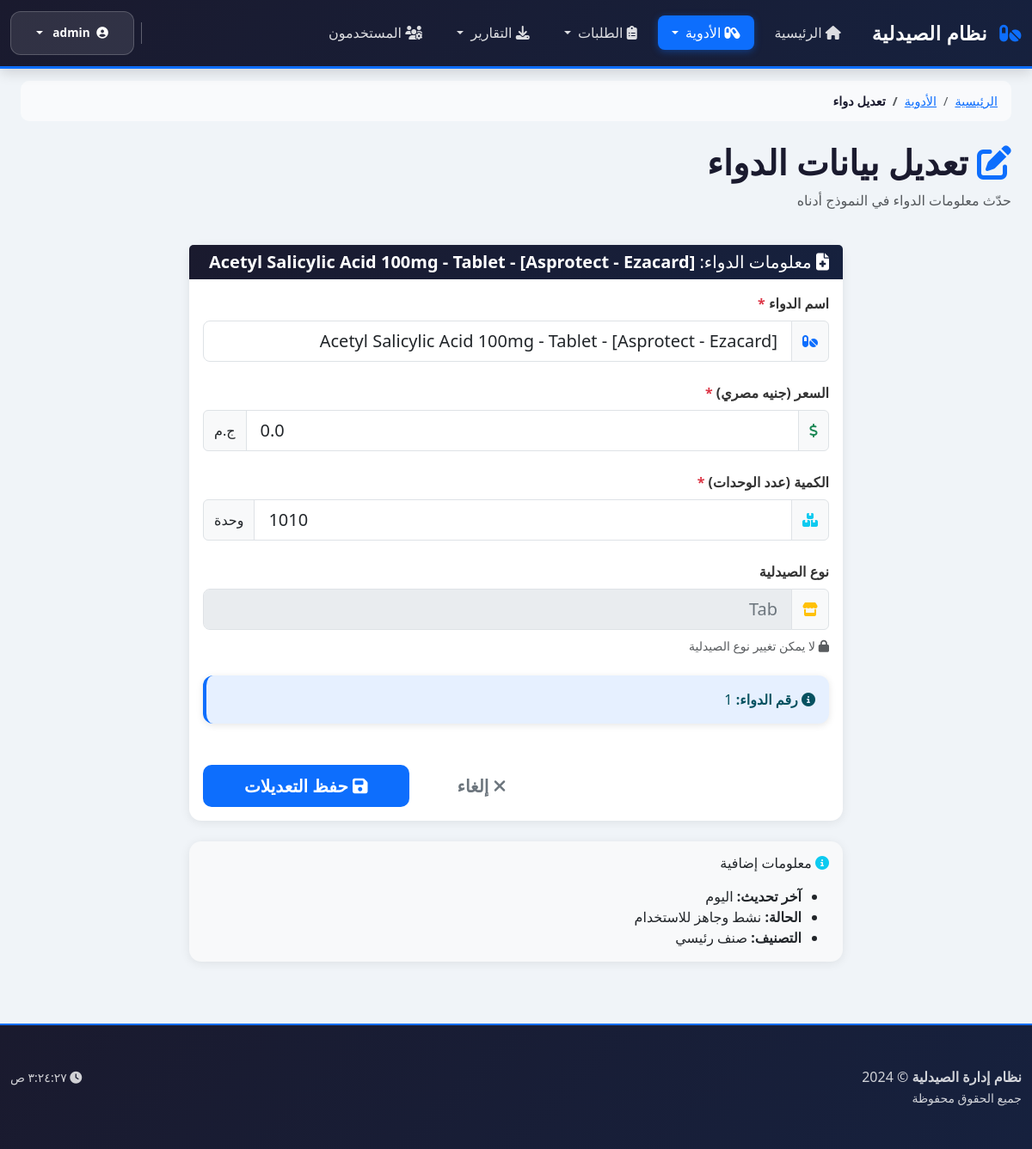
Screenshot of /edit/1 (signed in) with the database file from the repository.
### tables this page shows
CREATE TABLE medicines (
            id            INTEGER PRIMARY KEY AUTOINCREMENT,
            name          TEXT    NOT NULL,
            price         REAL    NOT NULL,
            quantity      INTEGER NOT NULL,
            pharmacy_type TEXT    NOT NULL
        );

### app.py (the view, shortened to what this page needs)
@app.route('/edit/<int:med_id>', methods=['GET', 'POST'])
def edit(med_id):
    if 'user' not in session:
        return redirect(url_for('login'))
    if session.get('role') not in ['admin', 'pharmacist']:
        return redirect(url_for('dashboard'))
    conn = database.connect()
    medicine = conn.execute(
        "SELECT * FROM medicines WHERE id=?", (med_id,)
    ).fetchone()
    conn.close()
    if not medicine:
        return redirect(url_for('medicines'))
    return render_template("edit.html", medicine=medicine)

### app.py (called while the page is built)
@app.context_processor
def inject_user():
    return {
        'current_user': session.get('user'),
        'current_role': session.get('role')
    }

### database.py (called while the page is built)
def connect():
    conn = sqlite3.connect("pharmacy.db")
    conn.row_factory = sqlite3.Row
    return conn

### templates/edit.html (shortened to what this page needs)
{% extends "base.html" %}
{% block content %}
<nav aria-label="breadcrumb">
    <ol class="breadcrumb">
        <li class="breadcrumb-item"><a href="{{ url_for('dashboard') }}">الرئيسية</a></li>
        <li class="breadcrumb-item"><a href="{{ url_for('medicines') }}">الأدوية</a></li>
        <li class="breadcrumb-item active">تعديل دواء</li>
    </ol>
</nav>
<div class="row mb-4">
    <div class="col-12">
        <h1 class="display-6 fw-bold">
            <i class="fas fa-edit text-primary"></i> تعديل بيانات الدواء
        </h1>
        <p class="text-muted">حدّث معلومات الدواء في النموذج أدناه</p>
    </div>
</div>
<div class="row justify-content-center">
    <div class="col-lg-8">
        <div class="card">
            <div class="card-header">
                <h5 class="mb-0">
                    <i class="fas fa-file-medical"></i>
                    معلومات الدواء: <strong>{{ medicine.name }}</strong>
                </h5>
            </div>
            <div class="card-body">
                <form method="POST" class="needs-validation" novalidate>
                    <div class="mb-4">
                        <label for="medicineName" class="form-label fw-semibold">
                            اسم الدواء <span class="text-danger">*</span>
                        </label>
                        <div class="input-group">
                            <span class="input-group-text bg-light">
                                <i class="fas fa-pills text-primary"></i>
                            </span>
                            <input
                                type="text"
                                id="medicineName"
                                name="name"
                                class="form-control form-control-lg"
                                value="{{ medicine.name }}"
                                required>
                        </div>
                    </div>
                    <div class="mb-4">
                        <label for="medicinePrice" class="form-label fw-semibold">
                            السعر (جنيه مصري) <span class="text-danger">*</span>
                        </label>
                        <div class="input-group">
                            <span class="input-group-text bg-light">
                                <i class="fas fa-dollar-sign text-success"></i>
                            </span>
                            <input
                                type="number"
                                id="medicinePrice"
                                name="price"
                                class="form-control form-control-lg"
                                value="{{ medicine.price }}"
                                step="0.01"
                                min="0"
                                required>
                            <span class="input-group-text bg-light">ج.م</span>
                        </div>
                    </div>
                    <div class="mb-4">
                        <label for="medicineQuantity" class="form-label fw-semibold">
                            الكمية (عدد الوحدات) <span class="text-danger">*</span>
                        </label>
                        <div class="input-group">
                            <span class="input-group-text bg-light">
                                <i class="fas fa-boxes text-info"></i>
                            </span>
                            <input
                                type="number"
                                id="medicineQuantity"
                                name="quantity"
                                class="form-control form-control-lg"
                                value="{{ medicine.quantity }}"
                                min="0"
                                required>
                            <span class="input-group-text bg-light">وحدة</span>
                        </div>
                    </div>
                    <div class="mb-4">
                        <label for="pharmacyType" class="form-label fw-semibold">
                            نوع الصيدلية
                        </label>
                        <div class="input-group">
                            <span class="input-group-text bg-light">
                                <i class="fas fa-store text-warning"></i>
                            </span>
                            <input
                                type="text"
                                id="pharmacyType"
                                class="form-control form-control-lg"
                                value="{{ medicine.pharmacy_type }}"
                                disabled>
                        </div>
                        <small class="text-muted d-block mt-2">
                            <i class="fas fa-lock"></i> لا يمكن تغيير نوع الصيدلية
                        </small>
                    </div>
                    <div class="alert alert-info mb-4">
                        <i class="fas fa-info-circle"></i>
                        <strong>رقم الدواء:</strong> {{ medicine.id }}
                    </div>
                    <div class="d-grid gap-2 d-sm-flex justify-content-sm-end mt-5">
                        <a href="{{ url_for('medicines') }}" class="btn btn-outline-secondary btn-lg px-5">
                            <i class="fas fa-times"></i> إلغاء
                        </a>
                        <button type="submit" class="btn btn-primary btn-lg px-5">
                            <i class="fas fa-save"></i> حفظ التعديلات
                        </button>
                    </div>
                </form>
            </div>
        </div>
        <div class="card mt-4 bg-light">
            <div class="card-body">
                <h6 class="card-title mb-3">
                    <i class="fas fa-info-circle text-info"></i> معلومات إضافية
                </h6>
                <ul class="mb-0">
                    <li><strong>آخر تحديث:</strong> اليوم</li>
                    <li><strong>الحالة:</strong> نشط وجاهز للاستخدام</li>
                    <li><strong>التصنيف:</strong> صنف رئيسي</li>
                </ul>
            </div>
        </div>
    </div>
</div>
{% endblock %}

### templates/base.html (style rules this page uses)
:root { --primary-color: #1a1a2e; --secondary-color: #16213e; --accent-color: #0d6efd; --success-color: #198754; --danger-color: #dc3545; }
* { font-family: 'Segoe UI', Tahoma, Geneva, Verdana, sans-serif; }
body { background-color: #f0f4f8; padding-top: 70px; min-height: 100vh; display: flex; flex-direction: column; }
.breadcrumb { background-color: rgba(255, 255, 255, 0.6); border-radius: 10px; padding: 0.8rem 1rem; margin-bottom: 1.5rem; font-size: 0.9rem; }
.breadcrumb-item.active { color: var(--primary-color); font-weight: 600; }
.alert { border-radius: 12px; border: none; box-shadow: 0 2px 8px rgba(0, 0, 0, 0.1); animation: slideDown 0.3s ease; }
.alert-info { background-color: rgba(13, 110, 253, 0.1); border-left: 4px solid var(--accent-color); }
.card { border: none; border-radius: 14px; box-shadow: 0 2px 12px rgba(0, 0, 0, 0.08); transition: all 0.3s ease; }
.card-header { background: linear-gradient(135deg, var(--primary-color), var(--secondary-color)); color: #fff; border-radius: 14px 14px 0 0; border: none; }
.btn { border-radius: 10px; font-weight: 500; padding: 0.6rem 1.2rem; transition: all 0.3s ease; border: none; }
.btn-primary { background-color: var(--accent-color); }

### templates/edit.html (style rules this page uses)
h1 { color: #1a1a2e; }
.form-label { color: #333; }
.input-group-text { border: 1px solid #dee2e6; }
.form-control:disabled { background-color: #e9ecef; color: #6c757d; }
.card { transition: all 0.3s ease; }
.btn { font-weight: 600; }
.alert { margin-bottom: 1.5rem; }

### rows the page displays
medicines: name "Acetyl Salicylic Acid 100mg - Tablet - [Asprotect - Ezacard]", price "0.0", quantity "1010", pharmacy_type "Tab", id "1"

### other values shown
{{ session.get('user', 'Guest') }} "admin"
